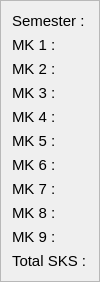
                  <widget class="QFrame" name="frame_11">
                   <property name="sizePolicy">
                    <sizepolicy hsizetype="Preferred" vsizetype="Preferred">
                     <horstretch>0</horstretch>
                     <verstretch>0</verstretch>
                    </sizepolicy>
                   </property>
                   <property name="minimumSize">
                    <size>
                     <width>50</width>
                     <height>0</height>
                    </size>
                   </property>
                   <property name="maximumSize">
                    <size>
                     <width>100</width>
                     <height>16777215</height>
                    </size>
                   </property>
                   <property name="font">
                    <font>
                     <family>Segoe UI Symbol</family>
                     <pointsize>9</pointsize>
                    </font>
                   </property>
                   <property name="frameShape">
                    <enum>QFrame::StyledPanel</enum>
                   </property>
                   <property name="frameShadow">
                    <enum>QFrame::Raised</enum>
                   </property>
                   <layout class="QVBoxLayout" name="verticalLayout_8">
                    <item>
                     <widget class="QLabel" name="label_18">
                      <property name="font">
                       <font>
                        <pointsize>11</pointsize>
                       </font>
                      </property>
                      <property name="text">
                       <string>Semester :</string>
                      </property>
                     </widget>
                    </item>
                    <item>
                     <widget class="QLabel" name="label_5">
                      <property name="font">
                       <font>
                        <pointsize>11</pointsize>
                       </font>
                      </property>
                      <property name="text">
                       <string>MK 1 :</string>
                      </property>
                     </widget>
                    </item>
                    <item>
                     <widget class="QLabel" name="label_6">
                      <property name="font">
                       <font>
                        <pointsize>11</pointsize>
                       </font>
                      </property>
                      <property name="text">
                       <string>MK 2 :</string>
                      </property>
                     </widget>
                    </item>
                    <item>
                     <widget class="QLabel" name="label_7">
                      <property name="font">
                       <font>
                        <pointsize>11</pointsize>
                       </font>
                      </property>
                      <property name="text">
                       <string>MK 3 :</string>
                      </property>
                     </widget>
                    </item>
                    <item>
                     <widget class="QLabel" name="label_9">
                      <property name="font">
                       <font>
                        <pointsize>11</pointsize>
                       </font>
                      </property>
                      <property name="text">
                       <string>MK 4 :</string>
                      </property>
                     </widget>
                    </item>
                    <item>
                     <widget class="QLabel" name="label_10">
                      <property name="font">
                       <font>
                        <pointsize>11</pointsize>
                       </font>
                      </property>
                      <property name="text">
                       <string>MK 5 :</string>
                      </property>
                     </widget>
                    </item>
                    <item>
                     <widget class="QLabel" name="label_11">
                      <property name="font">
                       <font>
                        <pointsize>11</pointsize>
                       </font>
                      </property>
                      <property name="text">
                       <string>MK 6 :</string>
                      </property>
                     </widget>
                    </item>
                    <item>
                     <widget class="QLabel" name="label_12">
                      <property name="font">
                       <font>
                        <pointsize>11</pointsize>
                       </font>
                      </property>
                      <property name="text">
                       <string>MK 7 :</string>
                      </property>
                     </widget>
                    </item>
                    <item>
                     <widget class="QLabel" name="label_13">
                      <property name="font">
                       <font>
                        <pointsize>11</pointsize>
                       </font>
                      </property>
                      <property name="text">
                       <string>MK 8 :</string>
                      </property>
                     </widget>
                    </item>
                    <item>
                     <widget class="QLabel" name="label_14">
                      <property name="font">
                       <font>
                        <pointsize>11</pointsize>
                       </font>
                      </property>
                      <property name="text">
                       <string>MK 9 :</string>
                      </property>
                     </widget>
                    </item>
                    <item>
                     <widget class="QLabel" name="label_22">
                      <property name="font">
                       <font>
                        <pointsize>11</pointsize>
                       </font>
                      </property>
                      <property name="text">
                       <string>Total SKS :</string>
                      </property>
                     </widget>
                    </item>
                   </layout>
                  </widget>
